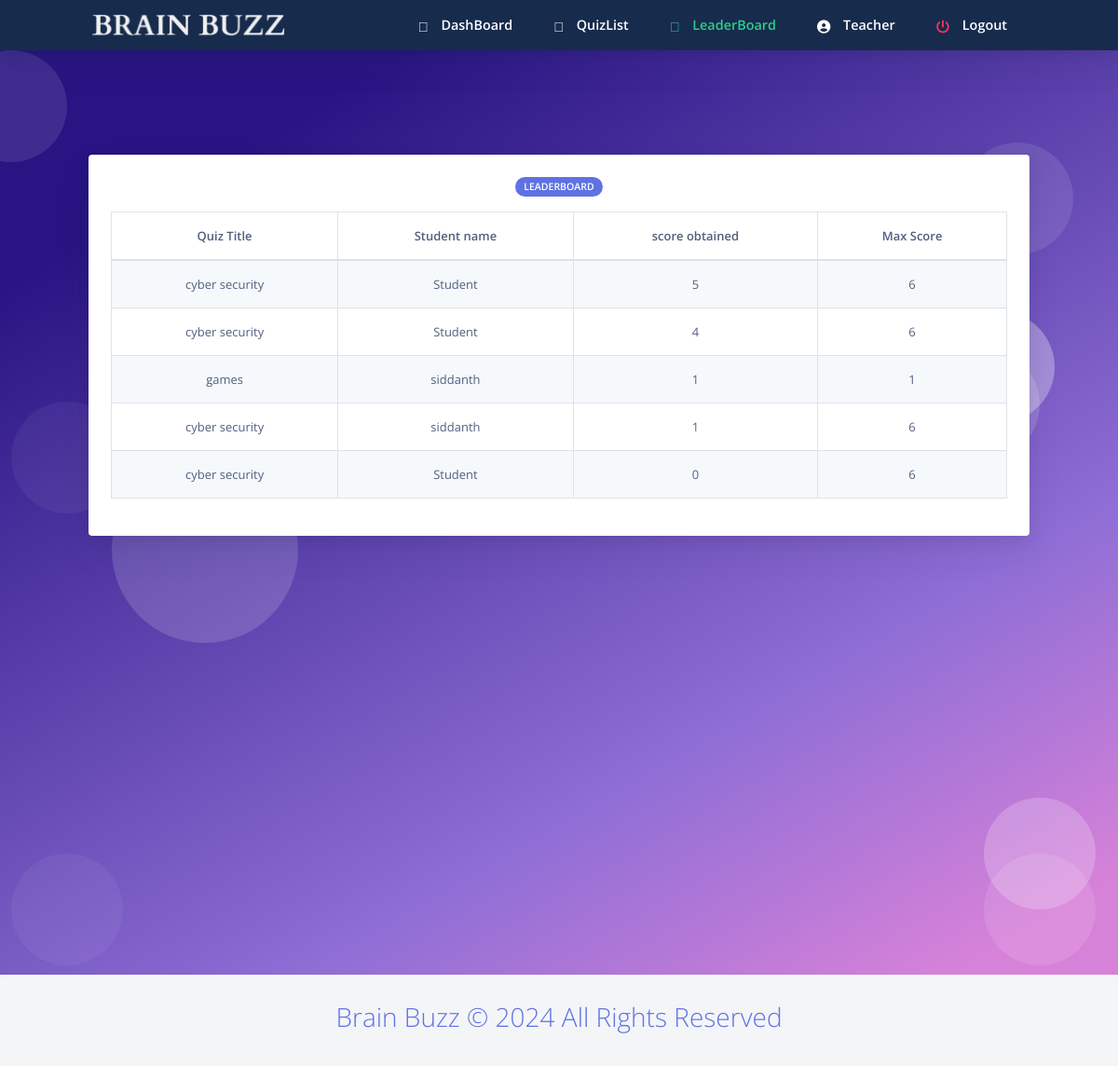
The page /staffleaderboard.php (signed in) on the database its author committed.
### tables this page shows
CREATE TABLE `staff` (
  `staffid` varchar(10) NOT NULL,
  `name` varchar(20) NOT NULL,
  `mail` varchar(30) NOT NULL,
  `phno` varchar(10) NOT NULL,
  `gender` varchar(1) NOT NULL,
  `DOB` varchar(10) NOT NULL,
  `pw` varchar(200) NOT NULL,
  `dept` varchar(3) DEFAULT NULL
);

CREATE TABLE `score` (
  `slno` int(11) NOT NULL,
  `score` int(11) NOT NULL,
  `quizid` int(11) NOT NULL,
  `usn` varchar(30) NOT NULL,
  `totalscore` int(11) NOT NULL,
  `remark` varchar(20) NOT NULL
);

CREATE TABLE `quiz` (
  `quizid` int(11) NOT NULL,
  `quizname` varchar(20) NOT NULL,
  `date_created` timestamp NOT NULL DEFAULT current_timestamp(),
  `staffid` varchar(30) NOT NULL
);

CREATE TABLE `student` (
  `usn` varchar(10) NOT NULL,
  `name` varchar(20) NOT NULL,
  `mail` varchar(30) NOT NULL,
  `phno` varchar(10) NOT NULL,
  `gender` varchar(1) NOT NULL,
  `DOB` varchar(10) NOT NULL,
  `pw` varchar(200) NOT NULL,
  `dept` varchar(3) DEFAULT NULL
);

### staffleaderboard.php (the view, shortened to what this page needs)
<html>
<?php require ("header.php");?>
<?php
require_once 'sql.php';
                $conn = mysqli_connect($host, $user, $ps, $project);if (!$conn) {
    echo "<script>alert(\"Database error retry after some time !\")</script>";
} else {
    $staffid = $_SESSION["staffid"];
    $sql = "select * from staff where staffid='{$staffid}'";
    $res =   mysqli_query($conn, $sql);
    if ($res == true) {
        while ($row = mysqli_fetch_array($res)) {
            $dbname = $row['name'];
        }
    }
}
?>
 <body class="bg-white" id="top">
    <nav
      id="navbar-main"
      class="
        navbar navbar-main navbar-expand-lg
        bg-default
        navbar-light
        position-sticky
        top-0
        shadow
        py-0
      "
    >
      <div class="container">
        <ul class="navbar-nav navbar-nav-hover align-items-lg-center">
          <li class="nav-item dropdown">
            <a href="index.php" class="navbar-brand mr-lg-5 text-white">
                               <img src="assets/img/navbar.png" />
            </a>
          </li>
        </ul>
        <div class="navbar-collapse collapse bg-default" id="navbar_global">
          <ul class="navbar-nav align-items-lg-center ml-auto">
				 <li class="nav-item">
              <a href="homestaff.php" class="nav-link">
                <span class="text-white nav-link-inner--text font-weight-bold"
                  ><i class="text-white fad fa-home"></i> DashBoard</span
                >
              </a>
            </li>
			 <li class="nav-item">
              <a href="quizlist.php" class="nav-link">
                <span class="text-white nav-link-inner--text font-weight-bold"
                  ><i class="text-white fad fa-poll"></i> QuizList</span
                >
              </a>
            </li>
			 <li class="nav-item">
              <a href="staffleaderboard.php" class="nav-link">
                <span class="text-success nav-link-inner--text font-weight-bold"
                  ><i class="text-success fad fa-award"></i> LeaderBoard</span
                >
              </a>
            </li>
			 <li class="nav-item">
              <a href="staffprofile.php" class="nav-link">
                <span class="text-white nav-link-inner--text font-weight-bold"
                  ><i class="text-white fas fa-user-circle"></i> <?php echo $dbname ?></span
                >
              </a>
            </li>
		   <li class="nav-item">
              <a href="logout.php" class="nav-link">
                <span class="text-white nav-link-inner--text font-weight-bold"
                  ><i class="text-danger fas fa-power-off"></i> Logout</span
                >
              </a>
            </li>
          </ul>
        </div>
      </div>
    </nav>
  <section class="section section-shaped section-lg">
    <div class="shape shape-style-1 shape-primary">
      <span></span>
      <span></span>
      <span></span>
      <span></span>
      <span></span>
      <span></span>
      <span></span>
      <span></span>
      <span></span>
      <span></span>
    </div>
<div class="container">
<div class="row">
            <div class="col-sm-12 mb-3">
              <div class="card card-body bg-gradient-white text-white mt-3">
			   <div class="col-12 mx-auto text-center">
            <span class="badge badge-primary badge-pill mb-3">Leaderboard</span>
          </div>
            <?php
            $sql="call leaderboard;";
            $res=mysqli_query($conn,$sql);
            if($res)
            {
                echo "<table id=\"le\" class=\"table table-striped table-hover table-bordered  text-center \">
				<thead class=\" font-weight-bold \"><tr>
				<td>Quiz Title</td>
				<td>Student name</td>
				<td>score obtained</td>
				<td>Max Score</td>
				</tr></thead>";
                while ($row = mysqli_fetch_assoc($res)) {
                    echo "<tr><td>".$row["quizname"]."</td><td>".$row["name"]."</td><td>".$row["score"]."</td><td>".$row["totalscore"]."</td></tr>";
                }
                echo "</table>";
            }
            else{
                echo mysqli_error($conn);
            }
            ?>
             </div>
                </div>
              </div>
    </div>
</section>
    <?php require("footer.php");?>
</body>
</html>

### rows shown on the page
staff: name "Teacher"
score: quizid.quizname "cyber security", usn.name "Student", score "5", totalscore "6"
score: quizid.quizname "cyber security", usn.name "Student", score "4", totalscore "6"
score: quizid.quizname "games", usn.name "siddanth", score "1", totalscore "1"
score: quizid.quizname "cyber security", usn.name "siddanth", score "1", totalscore "6"
score: quizid.quizname "cyber security", usn.name "Student", score "0", totalscore "6"
